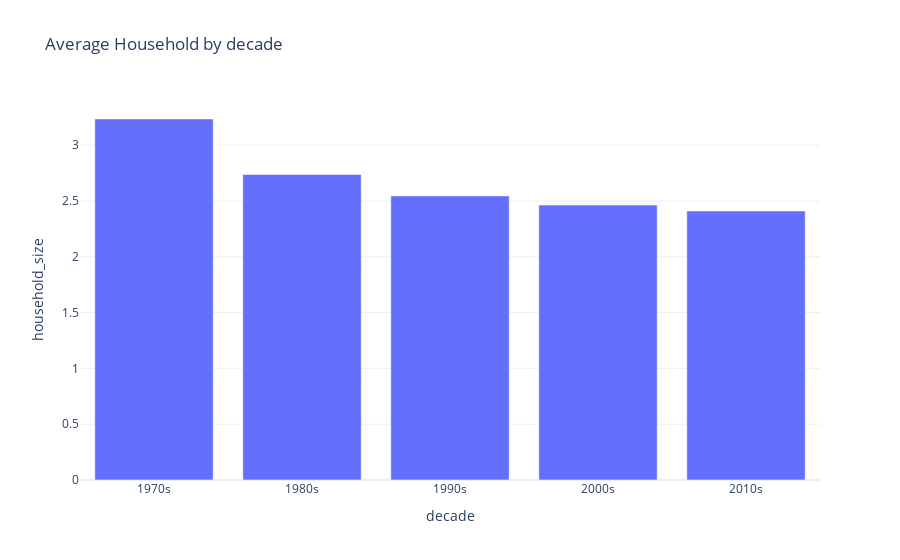

Notebook code cell kept with this figure:
### Code cell
# Create a new figure object
fig = px.bar(household_by_decade,
            x='decade',
            y='household_size',
            template='plotly_white',
            title='Average Household by decade')




# Show the plot
fig.show()

### Figure 1 — Plotly figure (JSON) as saved in the notebook; plotly's stock layout.template omitted (floating-point values rounded to 4 significant figures)
{"data": [{"alignmentgroup": "True", "hovertemplate": "decade=%{x}<br>household_size=%{y}<extra></extra>", "legendgroup": "", "marker": {"color": "#636efa", "pattern": {"shape": ""}}, "name": "", "offsetgroup": "", "orientation": "v", "showlegend": false, "textposition": "auto", "x": ["1970s", "1980s", "1990s", "2000s", "2010s"], "xaxis": "x", "y": [3.235, 2.738, 2.545, 2.463, 2.41], "yaxis": "y", "type": "bar"}], "layout": {"xaxis": {"anchor": "y", "domain": [0, 1], "title": {"text": "decade"}}, "yaxis": {"anchor": "x", "domain": [0, 1], "title": {"text": "household_size"}}, "legend": {"tracegroupgap": 0}, "title": {"text": "Average Household by decade"}, "barmode": "relative"}}
